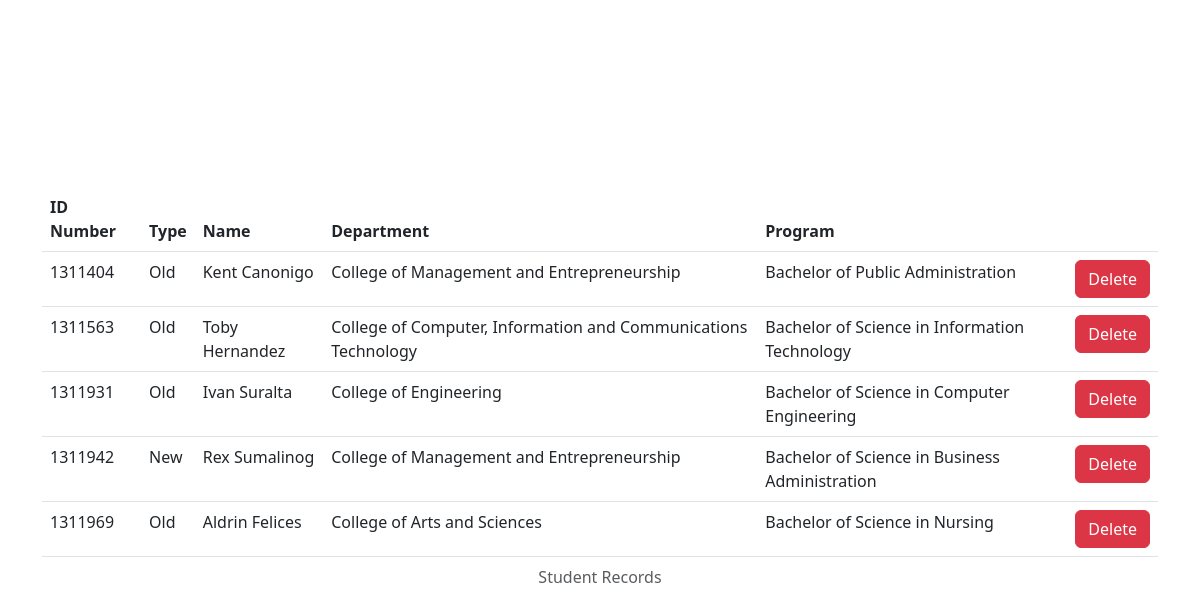
/table, run on an earlier commit of the app's database.
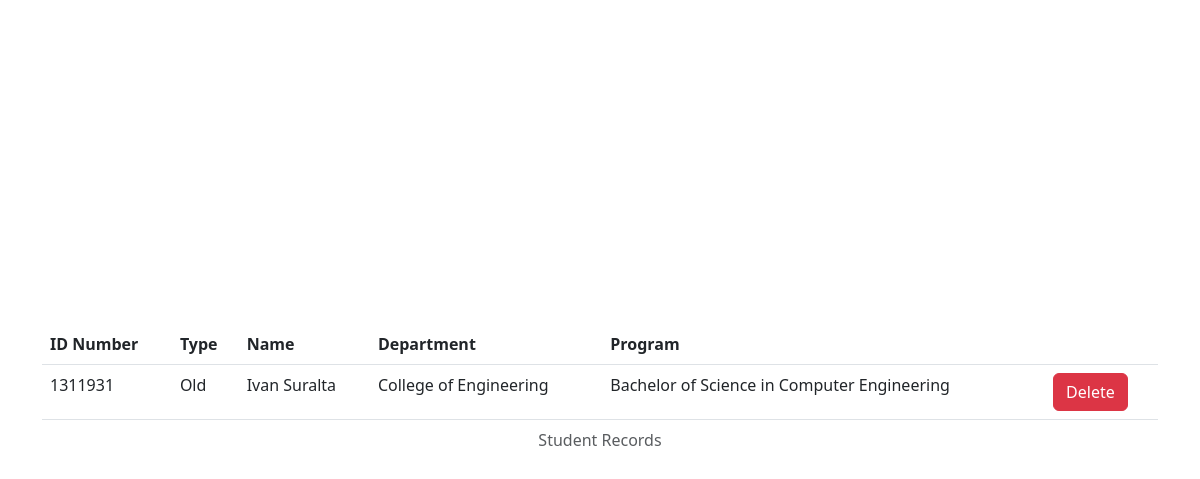
And on a later commit of the database.
### tables this page shows
CREATE TABLE records (
id_number INTEGER PRIMARY KEY,
first_name TEXT NOT NULL,
last_name TEXT NOT NULL,
birthday TEXT NOT NULL,
gender TEXT NOT NULL,
student_type TEXT NOT NULL,
address TEXT NOT NULL,
department TEXT NOT NULL,
program TEXT NOT NULL
);

### app.py (the view)
@app.route("/table", methods=["GET", "POST"])
def table():
    if request.method == "GET":
        records = db.execute("SELECT * FROM records")
        return render_template("table.html", records=records)

### app.py (called while the page is built)
@app.after_request
def after_request(response):
    response.headers["Cache-Control"] = "no-cache, no-store, must-revalidate"
    response.headers["Expires"] = 0
    response.headers["Pragma"] = "no-cache"
    return response

### templates/table.html (shortened to what this page needs)
{% extends "layout.html" %}
{% block main %}
<div class="container min-vh-100 d-flex justify-content-center align-items-center">
    <table class="table table-hover">
        <caption class="text-center">Student Records</caption>
        <thead>
            <th>ID Number</th>
            <th>Type</th>
            <th>Name</th>
            <th>Department</th>
            <th>Program</th>
            <th></th>
        </thead>
        <tbody>
            {% for record in records %}
            <tr>
                <td>{{record.id_number}}</td>
                <td>{{record.student_type}}</td>
                <td>{{record.first_name}} {{record.last_name}}</td>
                <td>{{record.department}}</td>
                <td>{{record.program}}</td>
                <td>
                    <form action="/deregister" method="post">
                        <button class="btn btn-danger" type="submit" onclick="delete_checker()">Delete</button>
                    </form>
                </td>
            </tr>
            {% endfor %}
        </tbody>
    </table>
</div>
{% endblock %}

### templates/layout.html (shortened to what this page needs)
<!DOCTYPE html>
<html lang="en">
<head>
    <link href="https://cdn.jsdelivr.net/npm/bootstrap@5.3.0-alpha2/dist/css/bootstrap.min.css" rel="stylesheet"
>
</head>
<body>
    {% block main %} {%endblock%}
</body>
</html>

What changed in the data, as far as the page shows it:
removed records: id_number "1311404", student_type "Old", first_name "Kent", last_name "Canonigo", department "College of Management and Entrepreneurship", program "Bachelor of Public Administration"
removed records: id_number "1311563", student_type "Old", first_name "Toby", last_name "Hernandez", department "College of Computer, Information and Communications Technology", program "Bachelor of Science in Information Technology"
removed records: id_number "1311942", student_type "New", first_name "Rex", last_name "Sumalinog", department "College of Management and Entrepreneurship", program "Bachelor of Science in Business Administration"
removed records: id_number "1311969", student_type "Old", first_name "Aldrin", last_name "Felices", department "College of Arts and Sciences", program "Bachelor of Science in Nursing"
